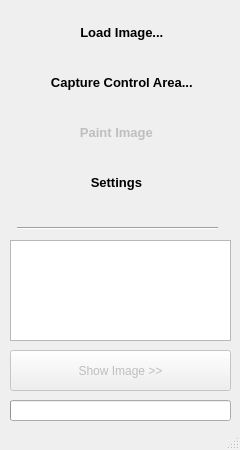
<?xml version="1.0" encoding="UTF-8"?>
<ui version="4.0">
 <class>MainUI</class>
 <widget class="QMainWindow" name="MainUI">
  <property name="geometry">
   <rect>
    <x>0</x>
    <y>0</y>
    <width>240</width>
    <height>450</height>
   </rect>
  </property>
  <property name="minimumSize">
   <size>
    <width>240</width>
    <height>450</height>
   </size>
  </property>
  <property name="maximumSize">
   <size>
    <width>240</width>
    <height>450</height>
   </size>
  </property>
  <property name="windowTitle">
   <string>RustDaVinci</string>
  </property>
  <property name="windowIcon">
   <iconset resource="../resources/icons.qrc">
    <normaloff>:/icons/RustDaVinci-icon.ico</normaloff>:/icons/RustDaVinci-icon.ico</iconset>
  </property>
  <widget class="QWidget" name="centralwidget">
   <widget class="QPushButton" name="load_image_PushButton">
    <property name="geometry">
     <rect>
      <x>10</x>
      <y>10</y>
      <width>220</width>
      <height>45</height>
     </rect>
    </property>
    <property name="font">
     <font>
      <pointsize>10</pointsize>
      <weight>75</weight>
      <bold>true</bold>
      <underline>false</underline>
      <strikeout>false</strikeout>
      <kerning>true</kerning>
     </font>
    </property>
    <property name="mouseTracking">
     <bool>false</bool>
    </property>
    <property name="tabletTracking">
     <bool>false</bool>
    </property>
    <property name="focusPolicy">
     <enum>Qt::StrongFocus</enum>
    </property>
    <property name="contextMenuPolicy">
     <enum>Qt::DefaultContextMenu</enum>
    </property>
    <property name="acceptDrops">
     <bool>false</bool>
    </property>
    <property name="toolTip">
     <string>Load Image from File or URL</string>
    </property>
    <property name="toolTipDuration">
     <number>-1</number>
    </property>
    <property name="layoutDirection">
     <enum>Qt::LeftToRight</enum>
    </property>
    <property name="autoFillBackground">
     <bool>false</bool>
    </property>
    <property name="styleSheet">
     <string notr="true"/>
    </property>
    <property name="inputMethodHints">
     <set>Qt::ImhNone</set>
    </property>
    <property name="text">
     <string>         Load Image...        </string>
    </property>
    <property name="icon">
     <iconset resource="../resources/icons.qrc">
      <normaloff>:/icons/load_image_icon.png</normaloff>:/icons/load_image_icon.png</iconset>
    </property>
    <property name="iconSize">
     <size>
      <width>220</width>
      <height>45</height>
     </size>
    </property>
    <property name="checkable">
     <bool>false</bool>
    </property>
    <property name="autoDefault">
     <bool>false</bool>
    </property>
    <property name="default">
     <bool>false</bool>
    </property>
    <property name="flat">
     <bool>true</bool>
    </property>
   </widget>
   <widget class="QPushButton" name="identify_ctrl_PushButton">
    <property name="geometry">
     <rect>
      <x>10</x>
      <y>60</y>
      <width>220</width>
      <height>45</height>
     </rect>
    </property>
    <property name="font">
     <font>
      <pointsize>10</pointsize>
      <weight>75</weight>
      <bold>true</bold>
      <underline>false</underline>
      <strikeout>false</strikeout>
     </font>
    </property>
    <property name="toolTip">
     <string>Capture the painting control area manually or automatically</string>
    </property>
    <property name="text">
     <string> Capture Control Area...</string>
    </property>
    <property name="icon">
     <iconset resource="../resources/icons.qrc">
      <normaloff>:/icons/select_area_icon.png</normaloff>:/icons/select_area_icon.png</iconset>
    </property>
    <property name="iconSize">
     <size>
      <width>220</width>
      <height>45</height>
     </size>
    </property>
    <property name="flat">
     <bool>true</bool>
    </property>
   </widget>
   <widget class="QPushButton" name="paint_image_PushButton">
    <property name="enabled">
     <bool>false</bool>
    </property>
    <property name="geometry">
     <rect>
      <x>10</x>
      <y>110</y>
      <width>220</width>
      <height>45</height>
     </rect>
    </property>
    <property name="font">
     <font>
      <pointsize>10</pointsize>
      <weight>75</weight>
      <bold>true</bold>
      <underline>false</underline>
     </font>
    </property>
    <property name="toolTip">
     <string>Paint the Image</string>
    </property>
    <property name="inputMethodHints">
     <set>Qt::ImhNone</set>
    </property>
    <property name="text">
     <string>         Paint Image           </string>
    </property>
    <property name="icon">
     <iconset resource="../resources/icons.qrc">
      <normaloff>:/icons/paint_image_icon.png</normaloff>:/icons/paint_image_icon.png</iconset>
    </property>
    <property name="iconSize">
     <size>
      <width>220</width>
      <height>45</height>
     </size>
    </property>
    <property name="flat">
     <bool>true</bool>
    </property>
   </widget>
   <widget class="QPushButton" name="settings_PushButton">
    <property name="geometry">
     <rect>
      <x>10</x>
      <y>160</y>
      <width>220</width>
      <height>45</height>
     </rect>
    </property>
    <property name="font">
     <font>
      <pointsize>10</pointsize>
      <weight>75</weight>
      <bold>true</bold>
      <underline>false</underline>
     </font>
    </property>
    <property name="toolTip">
     <string>Show Rust Painter Settings</string>
    </property>
    <property name="text">
     <string>            Settings              </string>
    </property>
    <property name="icon">
     <iconset resource="../resources/icons.qrc">
      <normaloff>:/icons/settings_icon.png</normaloff>:/icons/settings_icon.png</iconset>
    </property>
    <property name="iconSize">
     <size>
      <width>220</width>
      <height>45</height>
     </size>
    </property>
    <property name="flat">
     <bool>true</bool>
    </property>
   </widget>
   <widget class="Line" name="line">
    <property name="geometry">
     <rect>
      <x>17</x>
      <y>220</y>
      <width>201</width>
      <height>16</height>
     </rect>
    </property>
    <property name="orientation">
     <enum>Qt::Horizontal</enum>
    </property>
   </widget>
   <widget class="QPushButton" name="preview_PushButton">
    <property name="enabled">
     <bool>false</bool>
    </property>
    <property name="geometry">
     <rect>
      <x>10</x>
      <y>350</y>
      <width>221</width>
      <height>41</height>
     </rect>
    </property>
    <property name="toolTip">
     <string>Show Original Image and Preview of the Quantized Images</string>
    </property>
    <property name="text">
     <string>Show Image &gt;&gt;</string>
    </property>
   </widget>
   <widget class="QProgressBar" name="progress_ProgressBar">
    <property name="geometry">
     <rect>
      <x>10</x>
      <y>400</y>
      <width>221</width>
      <height>21</height>
     </rect>
    </property>
    <property name="value">
     <number>0</number>
    </property>
    <property name="textVisible">
     <bool>false</bool>
    </property>
    <property name="orientation">
     <enum>Qt::Horizontal</enum>
    </property>
    <property name="invertedAppearance">
     <bool>false</bool>
    </property>
   </widget>
   <widget class="QTextEdit" name="log_TextEdit">
    <property name="geometry">
     <rect>
      <x>10</x>
      <y>240</y>
      <width>221</width>
      <height>101</height>
     </rect>
    </property>
    <property name="undoRedoEnabled">
     <bool>false</bool>
    </property>
    <property name="readOnly">
     <bool>true</bool>
    </property>
    <property name="textInteractionFlags">
     <set>Qt::NoTextInteraction</set>
    </property>
   </widget>
  </widget>
  <widget class="QStatusBar" name="statusbar"/>
 </widget>
 <resources>
  <include location="../resources/icons.qrc"/>
 </resources>
 <connections/>
</ui>
